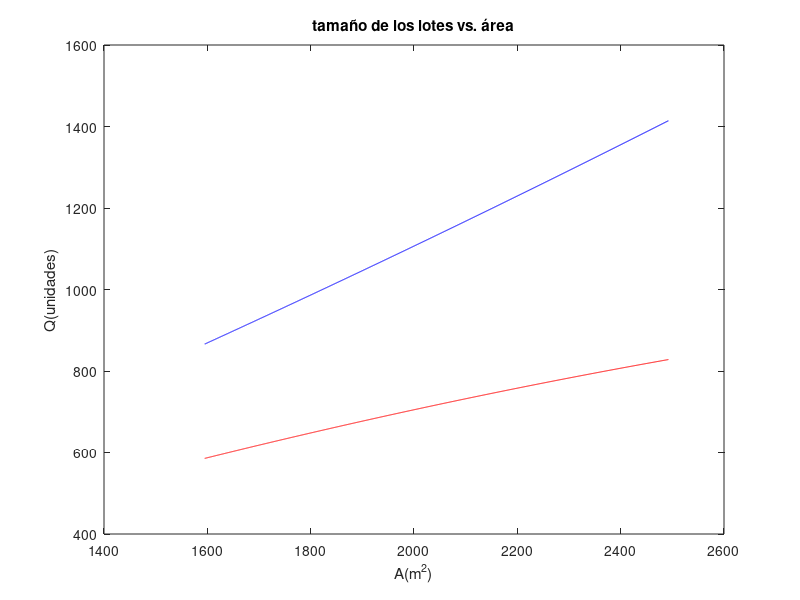

Write the MATLAB code that produced this figure.
D = [6000 3000]%unidad/mes
Co = [500 400]%Bs/orden
Cp = [3.0 3.5]%Bs/(unidad.mes)
a = [1.25 0.875]%m^2/unidad
w = [0:0.001:1];%Bs/(m^2.mes)

Q1 = zeros(1,1)
Q2 = zeros(1,1)
A  = zeros(1,1)

i = 1;
for w = [0:0.001:2]
  Q1(i) = (2*Co(1).*D(1)./(Cp(1)+2*a(1).*(w))).^0.5;%unidades
  Q2(i) = (2*Co(2).*D(2)./(Cp(2)+2*a(2).*(w))).^0.5;%unidades
  Q = [Q1(i) Q2(i)];
  A(i) = sum(Q.*a);%m^2
  i = i + 1;
end

plot(A,Q1,"b",A,Q2,"r")
title("tamaño de los lotes vs. área")
xlabel("A(m^2)")
ylabel("Q(unidades)")

